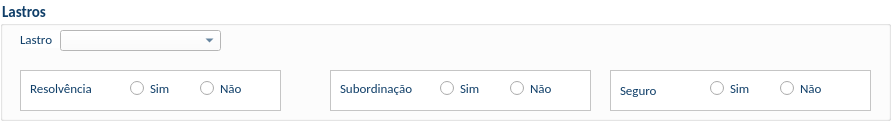
          <widget class="QGroupBox" name="gb_lastros">
           <property name="geometry">
            <rect>
             <x>10</x>
             <y>1550</y>
             <width>891</width>
             <height>121</height>
            </rect>
           </property>
           <property name="font">
            <font>
             <family>Calibri</family>
             <pointsize>11</pointsize>
             <weight>75</weight>
             <bold>true</bold>
            </font>
           </property>
           <property name="styleSheet">
            <string notr="true">background-color: rgb(255, 255, 255);
color: rgb(15, 62, 104);</string>
           </property>
           <property name="title">
            <string>Lastros</string>
           </property>
           <widget class="QLabel" name="lastro">
            <property name="geometry">
             <rect>
              <x>20</x>
              <y>30</y>
              <width>41</width>
              <height>18</height>
             </rect>
            </property>
            <property name="font">
             <font>
              <family>Calibri</family>
              <pointsize>10</pointsize>
             </font>
            </property>
            <property name="text">
             <string>Lastro</string>
            </property>
            <property name="wordWrap">
             <bool>true</bool>
            </property>
           </widget>
           <widget class="QComboBox" name="cb_lastro">
            <property name="enabled">
             <bool>true</bool>
            </property>
            <property name="geometry">
             <rect>
              <x>60</x>
              <y>30</y>
              <width>161</width>
              <height>21</height>
             </rect>
            </property>
            <property name="font">
             <font>
              <family>Calibri</family>
              <pointsize>10</pointsize>
             </font>
            </property>
            <property name="editable">
             <bool>false</bool>
            </property>
            <item>
             <property name="text">
              <string/>
             </property>
            </item>
            <item>
             <property name="text">
              <string>Direitos Creditórios</string>
             </property>
            </item>
            <item>
             <property name="text">
              <string>Titulo da Dívida</string>
             </property>
            </item>
           </widget>
           <widget class="QFrame" name="frame_14">
            <property name="geometry">
             <rect>
              <x>20</x>
              <y>70</y>
              <width>261</width>
              <height>41</height>
             </rect>
            </property>
            <property name="styleSheet">
             <string notr="true">background-color: rgb(255, 255, 255);</string>
            </property>
            <property name="frameShape">
             <enum>QFrame::StyledPanel</enum>
            </property>
            <property name="frameShadow">
             <enum>QFrame::Raised</enum>
            </property>
            <widget class="QLabel" name="resolvencia">
             <property name="geometry">
              <rect>
               <x>10</x>
               <y>10</y>
               <width>81</width>
               <height>17</height>
              </rect>
             </property>
             <property name="font">
              <font>
               <family>Calibri</family>
               <pointsize>10</pointsize>
              </font>
             </property>
             <property name="text">
              <string>Resolvência</string>
             </property>
             <property name="wordWrap">
              <bool>true</bool>
             </property>
            </widget>
            <widget class="QRadioButton" name="simResolvencia">
             <property name="enabled">
              <bool>true</bool>
             </property>
             <property name="geometry">
              <rect>
               <x>110</x>
               <y>10</y>
               <width>51</width>
               <height>17</height>
              </rect>
             </property>
             <property name="font">
              <font>
               <family>Calibri</family>
               <pointsize>10</pointsize>
              </font>
             </property>
             <property name="text">
              <string>Sim</string>
             </property>
             <property name="checkable">
              <bool>true</bool>
             </property>
            </widget>
            <widget class="QRadioButton" name="naoResolvencia">
             <property name="enabled">
              <bool>true</bool>
             </property>
             <property name="geometry">
              <rect>
               <x>180</x>
               <y>10</y>
               <width>71</width>
               <height>17</height>
              </rect>
             </property>
             <property name="font">
              <font>
               <family>Calibri</family>
               <pointsize>10</pointsize>
              </font>
             </property>
             <property name="text">
              <string>Não</string>
             </property>
             <property name="checkable">
              <bool>true</bool>
             </property>
            </widget>
           </widget>
           <widget class="QFrame" name="frame_15">
            <property name="geometry">
             <rect>
              <x>330</x>
              <y>70</y>
              <width>261</width>
              <height>41</height>
             </rect>
            </property>
            <property name="styleSheet">
             <string notr="true">background-color: rgb(255, 255, 255);</string>
            </property>
            <property name="frameShape">
             <enum>QFrame::StyledPanel</enum>
            </property>
            <property name="frameShadow">
             <enum>QFrame::Raised</enum>
            </property>
            <widget class="QLabel" name="subordinacao">
             <property name="geometry">
              <rect>
               <x>10</x>
               <y>10</y>
               <width>81</width>
               <height>17</height>
              </rect>
             </property>
             <property name="font">
              <font>
               <family>Calibri</family>
               <pointsize>10</pointsize>
              </font>
             </property>
             <property name="text">
              <string>Subordinação</string>
             </property>
             <property name="wordWrap">
              <bool>true</bool>
             </property>
            </widget>
            <widget class="QRadioButton" name="simSubordinacao">
             <property name="enabled">
              <bool>true</bool>
             </property>
             <property name="geometry">
              <rect>
               <x>110</x>
               <y>10</y>
               <width>51</width>
               <height>17</height>
              </rect>
             </property>
             <property name="font">
              <font>
               <family>Calibri</family>
               <pointsize>10</pointsize>
              </font>
             </property>
             <property name="text">
              <string>Sim</string>
             </property>
             <property name="checkable">
              <bool>true</bool>
             </property>
            </widget>
            <widget class="QRadioButton" name="naoSubordinacao">
             <property name="enabled">
              <bool>true</bool>
             </property>
             <property name="geometry">
              <rect>
               <x>180</x>
               <y>10</y>
               <width>71</width>
               <height>17</height>
              </rect>
             </property>
             <property name="font">
              <font>
               <family>Calibri</family>
               <pointsize>10</pointsize>
              </font>
             </property>
             <property name="text">
              <string>Não</string>
             </property>
             <property name="checkable">
              <bool>true</bool>
             </property>
            </widget>
           </widget>
           <widget class="QFrame" name="frame_16">
            <property name="geometry">
             <rect>
              <x>610</x>
              <y>70</y>
              <width>261</width>
              <height>41</height>
             </rect>
            </property>
            <property name="styleSheet">
             <string notr="true">background-color: rgb(255, 255, 255);</string>
            </property>
            <property name="frameShape">
             <enum>QFrame::StyledPanel</enum>
            </property>
            <property name="frameShadow">
             <enum>QFrame::Raised</enum>
            </property>
            <widget class="QLabel" name="seguro">
             <property name="geometry">
              <rect>
               <x>10</x>
               <y>10</y>
               <width>51</width>
               <height>20</height>
              </rect>
             </property>
             <property name="font">
              <font>
               <family>Calibri</family>
               <pointsize>10</pointsize>
              </font>
             </property>
             <property name="text">
              <string>Seguro</string>
             </property>
             <property name="wordWrap">
              <bool>true</bool>
             </property>
            </widget>
            <widget class="QRadioButton" name="simSeguro">
             <property name="enabled">
              <bool>true</bool>
             </property>
             <property name="geometry">
              <rect>
               <x>100</x>
               <y>10</y>
               <width>51</width>
               <height>17</height>
              </rect>
             </property>
             <property name="font">
              <font>
               <family>Calibri</family>
               <pointsize>10</pointsize>
              </font>
             </property>
             <property name="text">
              <string>Sim</string>
             </property>
             <property name="checkable">
              <bool>true</bool>
             </property>
            </widget>
            <widget class="QRadioButton" name="naoSeguro">
             <property name="enabled">
              <bool>true</bool>
             </property>
             <property name="geometry">
              <rect>
               <x>170</x>
               <y>10</y>
               <width>71</width>
               <height>17</height>
              </rect>
             </property>
             <property name="font">
              <font>
               <family>Calibri</family>
               <pointsize>10</pointsize>
              </font>
             </property>
             <property name="text">
              <string>Não</string>
             </property>
             <property name="checkable">
              <bool>true</bool>
             </property>
            </widget>
           </widget>
          </widget>
